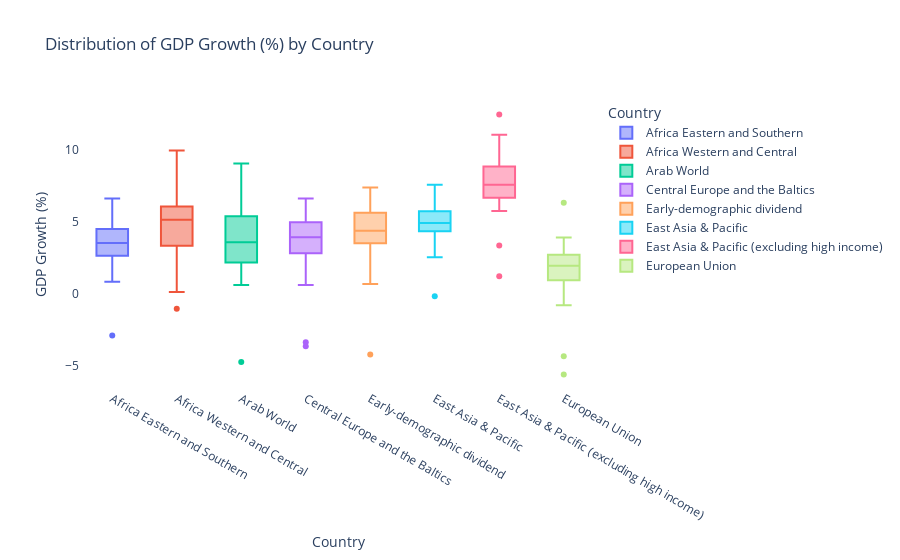

Notebook source saved alongside this figure:
### Code cell
# Creating Side by Side Box plots for the GDP Growth of 8 countries.
# Countries Code include: 'ZH', 'ZI', '1A', 'S3', 'B8', 'V2', 'Z4', '4E'

import plotly.express as px
import matplotlib.pyplot as plt

codes = ['ZH', 'ZI', '1A', 'EU', 'B8', 'V2', 'Z4', '4E']
filtered_data = merged_df[merged_df['Code'].isin(codes)]

# filtered_data.head(69)

fig = px.box(filtered_data, 
             x = 'Country',
             y = 'GDP Growth (%)',
             title = 'Distribution of GDP Growth (%) by Country',
             labels = {'x': 'Country', 'y': 'GDP Growth (%)'},
             color = 'Country',
             )
fig.update_layout(
    plot_bgcolor = 'white')

fig.show()

### Figure 1 — Plotly figure (JSON) as saved in the notebook; plotly's stock layout.template omitted (floating-point values rounded to 4 significant figures)
{"data": [{"alignmentgroup": "True", "hovertemplate": "Country=%{x}<br>GDP Growth (%)=%{y}<extra></extra>", "legendgroup": "Africa Eastern and Southern", "marker": {"color": "#636efa"}, "name": "Africa Eastern and Southern", "notched": false, "offsetgroup": "Africa Eastern and Southern", "orientation": "v", "showlegend": true, "type": "box", "x": ["Africa Eastern and Southern", "Africa Eastern and Southern", "Africa Eastern and Southern", "Africa Eastern and Southern", "Africa Eastern and Southern", "Africa Eastern and Southern", "Africa Eastern and Southern", "Africa Eastern and Southern", "Africa Eastern and Southern", "Africa Eastern and Southern", "Africa Eastern and Southern", "Africa Eastern and Southern", "Africa Eastern and Southern", "Africa Eastern and Southern", "Africa Eastern and Southern", "Africa Eastern and Southern", "Africa Eastern and Southern", "Africa Eastern and Southern", "Africa Eastern and Southern", "Africa Eastern and Southern", "Africa Eastern and Southern", "Africa Eastern and Southern", "Africa Eastern and Southern"], "x0": " ", "xaxis": "x", "y": [3.554, 4.576, -2.864, 2.194, 2.667, 2.685, 2.195, 3.005, 3.993, 4.341, 1.747, 4.065, 5.232, 0.871, 4.368, 6.647, 6.578, 6.163, 5.555, 2.956, 3.836, 3.506, 3.215], "y0": " ", "yaxis": "y"}, {"alignmentgroup": "True", "hovertemplate": "Country=%{x}<br>GDP Growth (%)=%{y}<extra></extra>", "legendgroup": "Africa Western and Central", "marker": {"color": "#EF553B"}, "name": "Africa Western and Central", "notched": false, "offsetgroup": "Africa Western and Central", "orientation": "v", "showlegend": true, "type": "box", "x": ["Africa Western and Central", "Africa Western and Central", "Africa Western and Central", "Africa Western and Central", "Africa Western and Central", "Africa Western and Central", "Africa Western and Central", "Africa Western and Central", "Africa Western and Central", "Africa Western and Central", "Africa Western and Central", "Africa Western and Central", "Africa Western and Central", "Africa Western and Central", "Africa Western and Central", "Africa Western and Central", "Africa Western and Central", "Africa Western and Central", "Africa Western and Central", "Africa Western and Central", "Africa Western and Central", "Africa Western and Central", "Africa Western and Central"], "x0": " ", "xaxis": "x", "y": [3.79, 4.038, -1.004, 3.233, 2.845, 2.29, 0.1608, 2.72, 5.92, 6.16, 5.168, 4.853, 6.97, 6.272, 6.279, 5.531, 5.371, 5.824, 7.988, 5.546, 9.975, 5.172, 3.868], "y0": " ", "yaxis": "y"}, {"alignmentgroup": "True", "hovertemplate": "Country=%{x}<br>GDP Growth (%)=%{y}<extra></extra>", "legendgroup": "Arab World", "marker": {"color": "#00cc96"}, "name": "Arab World", "notched": false, "offsetgroup": "Arab World", "orientation": "v", "showlegend": true, "type": "box", "x": ["Arab World", "Arab World", "Arab World", "Arab World", "Arab World", "Arab World", "Arab World", "Arab World", "Arab World", "Arab World", "Arab World", "Arab World", "Arab World", "Arab World", "Arab World", "Arab World", "Arab World", "Arab World", "Arab World", "Arab World", "Arab World", "Arab World", "Arab World"], "x0": " ", "xaxis": "x", "y": [5.721, 4.031, -4.712, 1.584, 2.63, 1.538, 3.614, 3.244, 2.522, 2.55, 5.003, 3.569, 4.836, 0.6491, 5.566, 4.61, 6.295, 5.569, 9.077, 4.281, 1.229, 2.103, 6.354], "y0": " ", "yaxis": "y"}, {"alignmentgroup": "True", "hovertemplate": "Country=%{x}<br>GDP Growth (%)=%{y}<extra></extra>", "legendgroup": "Central Europe and the Baltics", "marker": {"color": "#ab63fa"}, "name": "Central Europe and the Baltics", "notched": false, "offsetgroup": "Central Europe and the Baltics", "orientation": "v", "showlegend": true, "type": "box", "x": ["Central Europe and the Baltics", "Central Europe and the Baltics", "Central Europe and the Baltics", "Central Europe and the Baltics", "Central Europe and the Baltics", "Central Europe and the Baltics", "Central Europe and the Baltics", "Central Europe and the Baltics", "Central Europe and the Baltics", "Central Europe and the Baltics", "Central Europe and the Baltics", "Central Europe and the Baltics", "Central Europe and the Baltics", "Central Europe and the Baltics", "Central Europe and the Baltics", "Central Europe and the Baltics", "Central Europe and the Baltics", "Central Europe and the Baltics", "Central Europe and the Baltics", "Central Europe and the Baltics", "Central Europe and the Baltics", "Central Europe and the Baltics", "Central Europe and the Baltics"], "x0": " ", "xaxis": "x", "y": [4.067, 6.532, -3.329, 4.006, 5.041, 5.121, 2.784, 4.006, 3.252, 0.6467, 0.8456, 3.596, 1.539, -3.608, 3.963, 6.332, 6.642, 4.909, 5.879, 4.013, 3.544, 3.007, 3.954], "y0": " ", "yaxis": "y"}, {"alignmentgroup": "True", "hovertemplate": "Country=%{x}<br>GDP Growth (%)=%{y}<extra></extra>", "legendgroup": "Early-demographic dividend", "marker": {"color": "#FFA15A"}, "name": "Early-demographic dividend", "notched": false, "offsetgroup": "Early-demographic dividend", "orientation": "v", "showlegend": true, "type": "box", "x": ["Early-demographic dividend", "Early-demographic dividend", "Early-demographic dividend", "Early-demographic dividend", "Early-demographic dividend", "Early-demographic dividend", "Early-demographic dividend", "Early-demographic dividend", "Early-demographic dividend", "Early-demographic dividend", "Early-demographic dividend", "Early-demographic dividend", "Early-demographic dividend", "Early-demographic dividend", "Early-demographic dividend", "Early-demographic dividend", "Early-demographic dividend", "Early-demographic dividend", "Early-demographic dividend", "Early-demographic dividend", "Early-demographic dividend", "Early-demographic dividend", "Early-demographic dividend"], "x0": " ", "xaxis": "x", "y": [5.521, 7.409, -4.176, 2.357, 3.842, 4.641, 4.419, 4.406, 4.122, 4.052, 4.183, 4.923, 6.511, 0.7195, 3.449, 5.708, 6.075, 5.89, 6.189, 5.171, 1.925, 1.138, 4.372], "y0": " ", "yaxis": "y"}, {"alignmentgroup": "True", "hovertemplate": "Country=%{x}<br>GDP Growth (%)=%{y}<extra></extra>", "legendgroup": "East Asia & Pacific", "marker": {"color": "#19d3f3"}, "name": "East Asia & Pacific", "notched": false, "offsetgroup": "East Asia & Pacific", "orientation": "v", "showlegend": true, "type": "box", "x": ["East Asia & Pacific", "East Asia & Pacific", "East Asia & Pacific", "East Asia & Pacific", "East Asia & Pacific", "East Asia & Pacific", "East Asia & Pacific", "East Asia & Pacific", "East Asia & Pacific", "East Asia & Pacific", "East Asia & Pacific", "East Asia & Pacific", "East Asia & Pacific", "East Asia & Pacific", "East Asia & Pacific", "East Asia & Pacific", "East Asia & Pacific", "East Asia & Pacific", "East Asia & Pacific", "East Asia & Pacific", "East Asia & Pacific", "East Asia & Pacific", "East Asia & Pacific"], "x0": " ", "xaxis": "x", "y": [2.869, 6.22, -0.134, 3.962, 4.76, 5.053, 4.66, 4.729, 4.759, 5.246, 5.184, 5.462, 7.608, 2.564, 4.384, 7.463, 6.454, 5.9, 5.867, 4.95, 4.377, 3.298, 5.398], "y0": " ", "yaxis": "y"}, {"alignmentgroup": "True", "hovertemplate": "Country=%{x}<br>GDP Growth (%)=%{y}<extra></extra>", "legendgroup": "East Asia & Pacific (excluding high income)", "marker": {"color": "#FF6692"}, "name": "East Asia & Pacific (excluding high income)", "notched": false, "offsetgroup": "East Asia & Pacific (excluding high income)", "orientation": "v", "showlegend": true, "type": "box", "x": ["East Asia & Pacific (excluding high income)", "East Asia & Pacific (excluding high income)", "East Asia & Pacific (excluding high income)", "East Asia & Pacific (excluding high income)", "East Asia & Pacific (excluding high income)", "East Asia & Pacific (excluding high income)", "East Asia & Pacific (excluding high income)", "East Asia & Pacific (excluding high income)", "East Asia & Pacific (excluding high income)", "East Asia & Pacific (excluding high income)", "East Asia & Pacific (excluding high income)", "East Asia & Pacific (excluding high income)", "East Asia & Pacific (excluding high income)", "East Asia & Pacific (excluding high income)", "East Asia & Pacific (excluding high income)", "East Asia & Pacific (excluding high income)", "East Asia & Pacific (excluding high income)", "East Asia & Pacific (excluding high income)", "East Asia & Pacific (excluding high income)", "East Asia & Pacific (excluding high income)", "East Asia & Pacific (excluding high income)", "East Asia & Pacific (excluding high income)", "East Asia & Pacific (excluding high income)"], "x0": " ", "xaxis": "x", "y": [3.386, 7.602, 1.244, 5.784, 6.528, 6.71, 6.567, 6.708, 6.986, 7.3, 7.581, 8.643, 9.918, 7.989, 8.616, 12.49, 11.08, 9.978, 9.12, 8.948, 8.059, 6.978, 7.648], "y0": " ", "yaxis": "y"}, {"alignmentgroup": "True", "hovertemplate": "Country=%{x}<br>GDP Growth (%)=%{y}<extra></extra>", "legendgroup": "European Union", "marker": {"color": "#B6E880"}, "name": "European Union", "notched": false, "offsetgroup": "European Union", "orientation": "v", "showlegend": true, "type": "box", "x": ["European Union", "European Union", "European Union", "European Union", "European Union", "European Union", "European Union", "European Union", "European Union", "European Union", "European Union", "European Union", "European Union", "European Union", "European Union", "European Union", "European Union", "European Union", "European Union", "European Union", "European Union", "European Union", "European Union"], "x0": " ", "xaxis": "x", "y": [3.498, 6.358, -5.577, 1.876, 2.05, 2.795, 1.944, 2.371, 1.628, -0.03763, -0.761, 1.961, 2.185, -4.311, 0.6234, 3.142, 3.565, 1.984, 2.601, 0.9383, 1.098, 2.161, 3.935], "y0": " ", "yaxis": "y"}], "layout": {"boxmode": "overlay", "legend": {"title": {"text": "Country"}, "tracegroupgap": 0}, "plot_bgcolor": "white", "title": {"text": "Distribution of GDP Growth (%) by Country"}, "xaxis": {"anchor": "y", "categoryarray": ["Africa Eastern and Southern", "Africa Western and Central", "Arab World", "Central Europe and the Baltics", "Early-demographic dividend", "East Asia & Pacific", "East Asia & Pacific (excluding high income)", "European Union"], "categoryorder": "array", "domain": [0, 1], "title": {"text": "Country"}}, "yaxis": {"anchor": "x", "domain": [0, 1], "title": {"text": "GDP Growth (%)"}}}}
